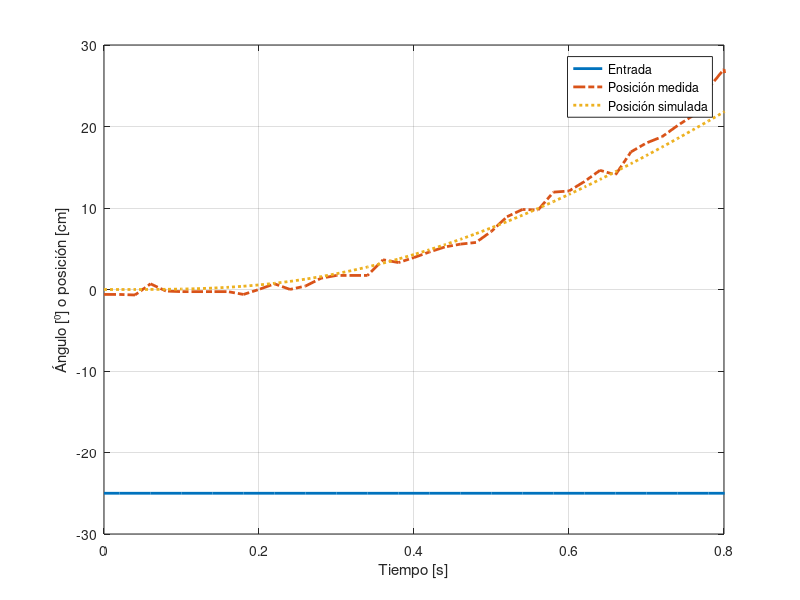

Write the MATLAB code that produced this figure.
clear all; close all; clc;

s=tf('s')

P = -8.046 / s / (s + 1.75) / (s^2 + 21.4*s + 137.6)

data = dlmread('output20251018-193033.csv');
t=0:(numel(data(:,1))-1);
t=t/50;

y = lsim(P, data(:,1), t);

figure;
plot(t, data(:,1), 'linewidth', 2, t, data(:,2), '-.', 'linewidth', 2, t, 100*y, ':', 'linewidth', 2)
legend('Entrada', 'Posición medida', 'Posición simulada')
xlim([0 0.8])
ylim([-30 30])
xlabel('Tiempo [s]')
ylabel('Ángulo [⁰] o posición [cm]')
grid

